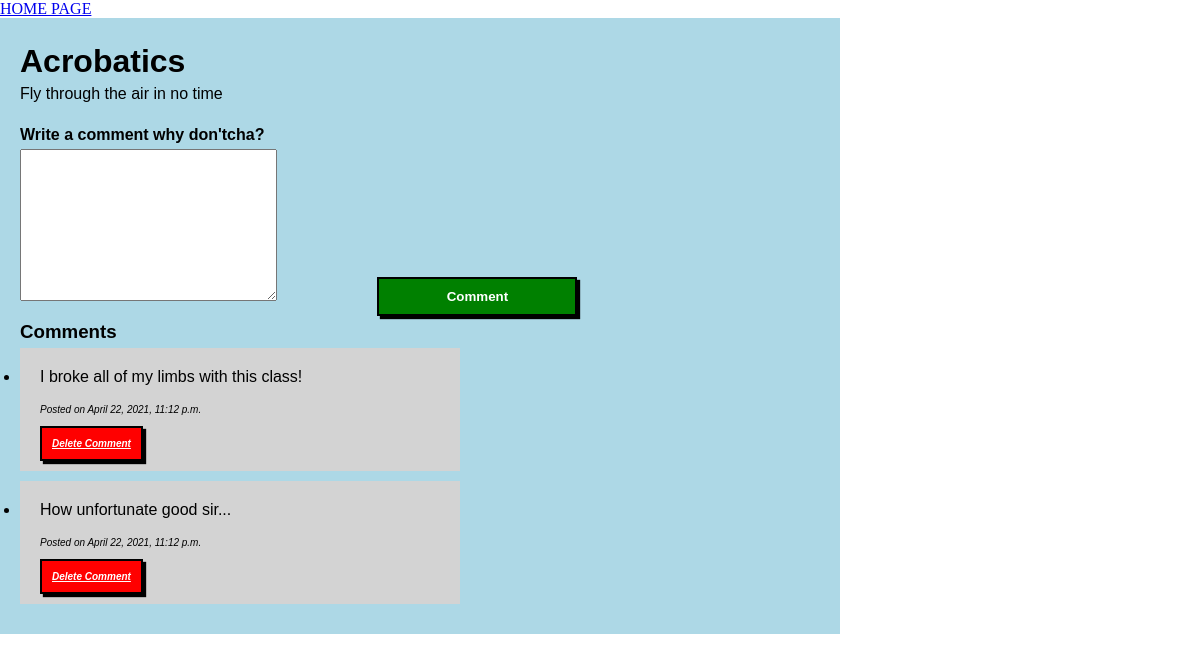
/courses/5/, run on the app's committed database.
### courses_app/models.py (models this page shows)
class Course(models.Model):
    name = models.CharField(max_length=32)
    objects = Course_Manager()
    created_at = models.DateTimeField(auto_now_add=True)
    updated_at = models.DateTimeField(auto_now=True)

class Description(models.Model):
    course = models.OneToOneField(Course, on_delete=models.CASCADE, primary_key=True)
    text = models.TextField()
    objects = Description_Manager()
    created_at = models.DateTimeField(auto_now_add=True)
    updated_at = models.DateTimeField(auto_now=True)
    def __str__(self):
        return self.text

class Comment(models.Model):
    text = models.TextField()
    course = models.ForeignKey(Course, on_delete=models.CASCADE, related_name="comments")
    objects = Comment_Manager()
    created_at = DateTimeField(auto_now_add=True)
    updated_at = DateTimeField(auto_now=True)

### courses_app/views.py (the view)
# urls.py: path('courses/<int:id>/', views.show_course),
def show_course(request, id):
    context = {
        'course': Course.objects.get(id = id)
    }
    return render(request, 'course_page.html', context)

### courses_app/templates/course_page.html (shortened to what this page needs)
<!DOCTYPE html>
<html lang="en">
<head>
    {% load static %}
    <link rel="stylesheet" href="{% static 'style.css' %}">
</head>
<body>
    <a href="/">HOME PAGE</a>
    <div id="wrapper">
        <h1>{{course.name}}</h1>
        <p>{{course.description}}</p>
        <br>
        <form action="/courses/{{course.id}}/create_comment/" method="POST">
            <h4>Write a comment why don'tcha?</h4>
            <textarea name="comment" cols="30" rows="10"></textarea>
            <input class="add-button styled-button" type="submit" value="Comment">
        </form>
        <h3>Comments</h3>
        <ul>
            {% for comment in course.comments.all %}
                <li class="comment">
                    <p>{{comment.text}}</p>
                    <br>
                    <p class="subscript">Posted on {{comment.created_at}}</p>
                    <br>
                    <a class="styled-button delete-button subscript" href="/courses/{{course.id}}/comments/{{comment.id}}/destroy/">Delete Comment</a>
                </li>
            {% endfor %}
        </ul>
    </div>
</body>
</html>

### courses_app/static/style.css (style rules this page uses)
* { margin: 0; padding: 0; }
#wrapper { background-color: lightblue; width: 800px; padding: 20px; font-family: sans-serif; }
.add-button { background-color: green; color: white; width: 200px; margin-left: 12%; }
.styled-button { padding: 10px; box-shadow: 3px 3px 1px black; border: 2px solid black; font-weight: bold; }
.delete-button { background-color: red; color: white; }
.comment { background-color: lightgray; width: 50%; margin-bottom: 10px; padding: 20px; }
.subscript { font-size: x-small; font-style: italic; }
h1, h2, h3, h4 { margin: 5px 0px; }

### data on the page
Course: name "Acrobatics", description "Fly through the air in no time"
Comment: text "I broke all of my limbs with this class!", created_at "April 22, 2021, 11:12 p.m."
Comment: text "How unfortunate good sir...", created_at "April 22, 2021, 11:12 p.m."
